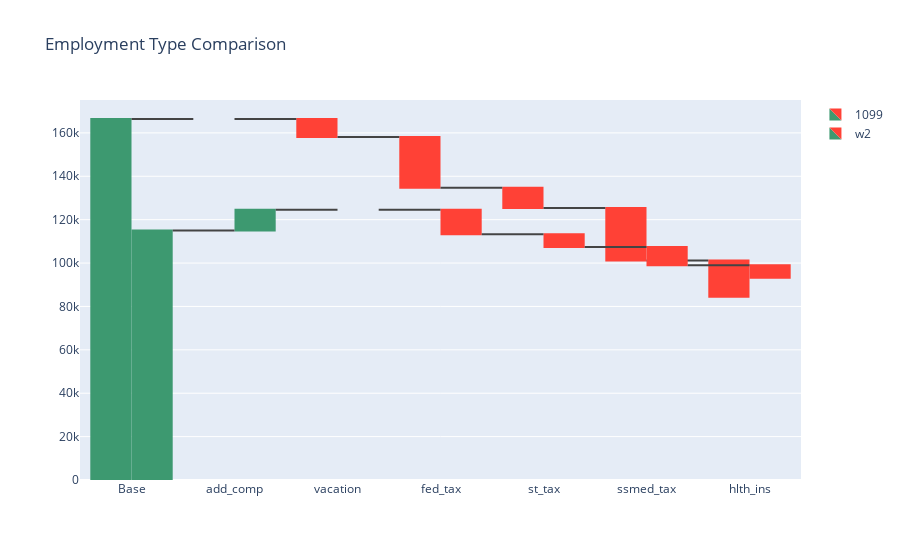

The notebook cell this image was saved under:
### Code cell
data = []

for employment in [0, 1]:
    emp_data = options[employment]
    emp_type = emp_data['employment']
    x = ['Base', 'add_comp', 'vacation', 'fed_tax', 'st_tax', 'ssmed_tax', 'hlth_ins']
    y = [emp_data[key] for key in x]
    
    trace = go.Waterfall(x=x, y=y, name=emp_type)
    data.append(trace)
    
    running_total = [sum(y[:i+1]) for i in range(len(y))]
    #running_total_trace = go.Scatter(x=x, y=running_total, name=f'{emp_type} Running Total', text = y, line=dict(color='grey'))
    #data.append(running_total_trace)
    print(running_total)
layout = go.Layout(title='Employment Type Comparison')

fig = go.Figure(data=data, layout=layout)
fig.show()

### Figure 1 — Plotly figure (JSON) as saved in the notebook; plotly's stock layout.template omitted (floating-point values rounded to 4 significant figures)
{"data": [{"name": "1099", "type": "waterfall", "x": ["Base", "add_comp", "vacation", "fed_tax", "st_tax", "ssmed_tax", "hlth_ins"], "y": [166400, 0, -8320, -23370.0, -9296.0, -24190.0, -16800]}, {"name": "w2", "type": "waterfall", "x": ["Base", "add_comp", "vacation", "fed_tax", "st_tax", "ssmed_tax", "hlth_ins"], "y": [115000, 9600, 0, -11270.0, -5980.0, -8363.0, -5820]}], "layout": {"autosize": true, "title": {"text": "Employment Type Comparison"}, "xaxis": {"autorange": true, "range": [-0.5, 6.5], "type": "category"}, "yaxis": {"autorange": true, "range": [0, 175200.0], "type": "linear"}}}
